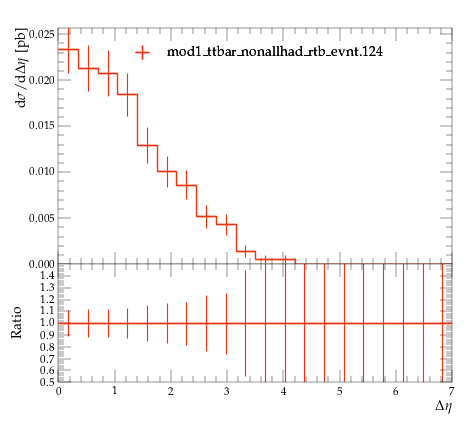

Write the Python code that produced this figure.
#! /usr/bin/env python

# This Python script was auto-generated using YODA v2.0.2.
# Analysis object: /MC_TTBAR/onelep_jetb_1_jetb_2_deta
# Timestamp: 07-08-2026 (10:19:45)

import matplotlib as mpl
import matplotlib.pyplot as plt
mpl.use('Agg') # comment out for interactive use
import os
import numpy as np

plotDir = os.path.split(os.path.realpath(__file__))[0]
if 'YODA_USER_PLOT_PATH' in globals():
    plot_outdir = globals()['YODA_USER_PLOT_PATH']
else:
    plot_outdir = plotDir

#plot style
plt.style.use(os.path.join(plotDir, '../default.mplstyle'))
# plot metadata
figW, figH = plt.rcParams['figure.figsize']
ax_xLabel = r'$\Delta \eta$'
ax_yLabel = r'$\mathrm{d}\sigma/\mathrm{d}\Delta \eta$ [pb]'
ax_title  = r''
ax_xScale = 'linear'
ax_yScale = 'linear'
xLims = (0.0, 7.0)
yLims = (0.0, 0.025708958000000004)

# TeX-friendly labels for the legend
labels = {
    'legend' : ([ r"mod1\_ttbar\_nonallhad\_rtb\_evnt.124" ], r""),
}

# Adjust canvas width and height
canvasW = 10.0
canvasH = 9.0
figW *= canvasW/10.
figH *= canvasH/9.

# Create figure and axis objects
fig, (ax, ratio0_ax) = plt.subplots(2, 1, sharex=True,
                  figsize=(figW,figH), gridspec_kw={'height_ratios': (6.0, 3.0)})

# Set figure margins
plt.subplots_adjust(
    left   = 1.0 * plt.rcParams['figure.subplot.left'],
    right  = 1.0 * plt.rcParams['figure.subplot.right'],
    top    = 1.0 * plt.rcParams['figure.subplot.top'],
    bottom = 1.0 * plt.rcParams['figure.subplot.bottom'])

ratio0_ax.yaxis.set_major_locator(mpl.ticker.MultipleLocator(0.1))
ratio0_ax.set_ylim(0.5, 1.4999)
ratio0_ax.set_ylabel('Ratio')

# the numerical data is stored in a separate file
dataf = dict()
prefix = os.path.split(__file__)[0]
if prefix:    prefix = prefix + '/'
exec(open(prefix+'onelep_jetb_1_jetb_2_deta__data.py').read(), dataf)


legend_handles = dict() # keep track of handles for the legend

# style options for curves
# starts at zorder>=5 to draw curve on top of legend
styles = {
  'mod1_ttbar_nonallhad_rtb_evnt.124.yoda.gz': {
    'color' : '#EE3311',
    'linestyle' : '-',
    'linewidth' : 1,
    'marker' : 'none',
    'markersize' : 2,
    'capsize' : 0.0,
    'zorder' : 5,
    'histstyle' : 1,
    'drawstyle' : 'steps-pre',
    'xerrorbars' : 1,
    'yerrorbars' : 1,
    'fillcolor' : None,
    'fillopacity' : 1.0,
    'ratio0_linestyle' : '-',
    'ratio0_linewidth' : 1,
    'ratio0_marker' : 'none',
    'ratio0_markersize' : 2,
    'ratio0_capsize' : 0.0,
    'ratio0_zorder' : 5,
    'ratio0_histstyle' : 1,
    'ratio0_drawstyle' : 'steps-pre',
    'ratio0_xerrorbars' : 1,
    'ratio0_yerrorbars' : 1,
  },
}

# curve from input yoda files in main panel
for label, yvals in dataf['yvals'].items():
    if all(np.isnan(v) for v in dataf['yvals'][label]):
        continue
    tmp = None
    if styles[label]['histstyle']: # draw as histogram
        xpos = dataf['xedges'][label] if styles[label]['drawstyle'] else dataf['xpoints'][label]
        ypos = np.insert(yvals, 0, yvals[0]) if styles[label]['drawstyle'] else yvals
        if styles[label]['fillcolor']: # fill area below curve
            ax.fill_between(xpos, ypos, step='pre',
                            color=styles[label]['fillcolor'],
                            alpha=styles[label]['fillopacity'])
        tmp, = ax.plot(xpos, ypos,
                       color=styles[label]['color'],
                       linestyle=styles[label]['linestyle'],
                       linewidth=styles[label]['linewidth'],
                       drawstyle=styles[label]['drawstyle'], solid_joinstyle='miter',
                       zorder=styles[label]['zorder'], label=label)
    tmp = ax.errorbar(dataf['xpoints'][label], yvals,
                      xerr=np.array(dataf['xerrs'][label])*styles[label]['xerrorbars'],
                      yerr=np.array(dataf['yerrs'][label])*styles[label]['yerrorbars'],
                      fmt=styles[label]['marker'], capsize=styles[label]['capsize'],
                      markersize=styles[label]['markersize'],
                      ecolor=styles[label]['color'],
                      color=styles[label]['color'], zorder=styles[label]['zorder'])
    tmp[-1][0].set_linestyle(styles[label]['linestyle'])
    tmp[-1][0].set_linewidth(styles[label]['linewidth'])
    if label in dataf['add_legend_handle']:  legend_handles[label] = tmp
    for varLabel in dataf['variation_yvals'].keys():
        if varLabel.startswith(label):
            tmp, = ax.plot(dataf['xedges'][label], dataf['variation_yvals'][varLabel],
                           color=styles[label]['color'],
                           linestyle=styles[label]['linestyle'],
                           linewidth=styles[label]['linewidth'],
                           drawstyle='steps-pre', solid_joinstyle='miter',
                           zorder=styles[label]['zorder'], alpha=0.5)


# plots on ratio panel
# curve from input yoda files in ratio panel
for label, yvals in dataf['ratio0_yvals'].items():
    if all(np.isnan(v) for v in yvals):
        continue
    if styles[label]['ratio0_histstyle']: # plot as histogram
        xpos = dataf['xedges']['mod1_ttbar_nonallhad_rtb_evnt.124.yoda.gz'] if styles[label]['ratio0_drawstyle'] else dataf['xpoints']['mod1_ttbar_nonallhad_rtb_evnt.124.yoda.gz']
        ypos = np.insert(yvals, 0, yvals[0]) if styles[label]['ratio0_drawstyle'] else yvals
        ratio0_ax.plot(xpos, ypos,
                       color=styles[label]['color'],
                       linewidth=styles[label]['linewidth'],
                       linestyle=styles[label]['ratio0_linestyle'],
                       drawstyle=styles[label]['ratio0_drawstyle'], zorder=styles[label]['zorder'],
                       solid_joinstyle='miter')
    tmp = ratio0_ax.errorbar(dataf['xpoints']['mod1_ttbar_nonallhad_rtb_evnt.124.yoda.gz'], yvals,
                             xerr=np.array(dataf['ref_xerrs'])*styles[label]['ratio0_xerrorbars'],
                             yerr=np.array(dataf['ratio0_yerrs'][label])*styles[label]['ratio0_yerrorbars'],
                             fmt=styles[label]['ratio0_marker'], capsize=styles[label]['ratio0_capsize'],
                             markersize=styles[label]['ratio0_markersize'],
                             ecolor=styles[label]['color'],
                             color=styles[label]['color'])
    tmp[-1][0].set_linestyle(styles[label]['ratio0_linestyle'])
    tmp[-1][0].set_linewidth(styles[label]['ratio0_linewidth'])

    for varlabel in dataf['ratio0_variation_vals'].keys():
        if varlabel.startswith(label):
            ratio0_ax.plot(dataf['xedges']['mod1_ttbar_nonallhad_rtb_evnt.124.yoda.gz'],
                            dataf['ratio0_variation_vals'][varlabel],
                            color=styles[label]['color'],
                            linestyle=styles[label]['linestyle'],
                            linewidth=styles[label]['linewidth'],
                            drawstyle='steps-pre', solid_joinstyle='miter',
                            zorder=1, alpha=0.5)

legend_items = list(legend_handles.values())
ax.add_artist(ax.legend(legend_items,
                        labels['legend'][0],
                        title=labels['legend'][1],
                        alignment='left',
                        loc='upper center',
                        bbox_to_anchor=(0.5, 0.97)))

# set plot metadata as defined above
ratio0_ax.set_xlabel(ax_xLabel)
ratio0_ax.xaxis.set_label_coords(1., -0.15)
ax.set_ylabel(ax_yLabel, ha='right', va='top')
ax.yaxis.set_label_coords(-0.11, 1.0)
ax.set_title(ax_title, loc='left')
ax.set_xscale(ax_xScale)
ax.set_yscale(ax_yScale)
ax.set_xlim(xLims)
ax.set_ylim(yLims)

# tick formatting
plt.rcParams['xtick.top'] = True
plt.rcParams['ytick.right'] = True
fig.align_ylabels((ax, ratio0_ax))
plt.savefig(os.path.join(plot_outdir, 'onelep_jetb_1_jetb_2_deta.pdf'), format='PDF')
plt.savefig(os.path.join(plot_outdir, 'onelep_jetb_1_jetb_2_deta.png'), format='PNG')

plt.close(fig)
